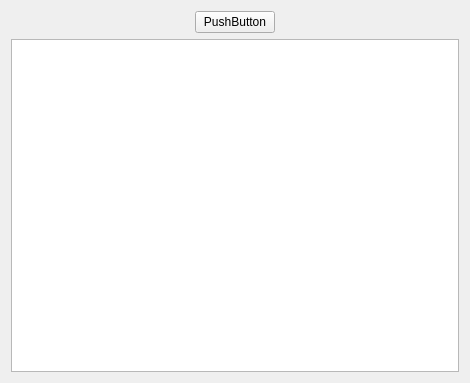
<?xml version="1.0" encoding="UTF-8"?>
<ui version="4.0">
 <class>Widget</class>
 <widget class="QWidget" name="Widget">
  <property name="geometry">
   <rect>
    <x>0</x>
    <y>0</y>
    <width>470</width>
    <height>383</height>
   </rect>
  </property>
  <property name="windowTitle">
   <string>Widget</string>
  </property>
  <layout class="QGridLayout" name="gridLayout">
   <item row="0" column="0">
    <spacer name="horizontalSpacer">
     <property name="orientation">
      <enum>Qt::Horizontal</enum>
     </property>
     <property name="sizeHint" stdset="0">
      <size>
       <width>168</width>
       <height>20</height>
      </size>
     </property>
    </spacer>
   </item>
   <item row="0" column="1">
    <widget class="QPushButton" name="pushButton">
     <property name="text">
      <string>PushButton</string>
     </property>
    </widget>
   </item>
   <item row="0" column="2">
    <spacer name="horizontalSpacer_2">
     <property name="orientation">
      <enum>Qt::Horizontal</enum>
     </property>
     <property name="sizeHint" stdset="0">
      <size>
       <width>167</width>
       <height>20</height>
      </size>
     </property>
    </spacer>
   </item>
   <item row="1" column="0" colspan="3">
    <widget class="QTextEdit" name="textEdit"/>
   </item>
  </layout>
 </widget>
 <layoutdefault spacing="6" margin="11"/>
 <resources/>
 <connections/>
</ui>
